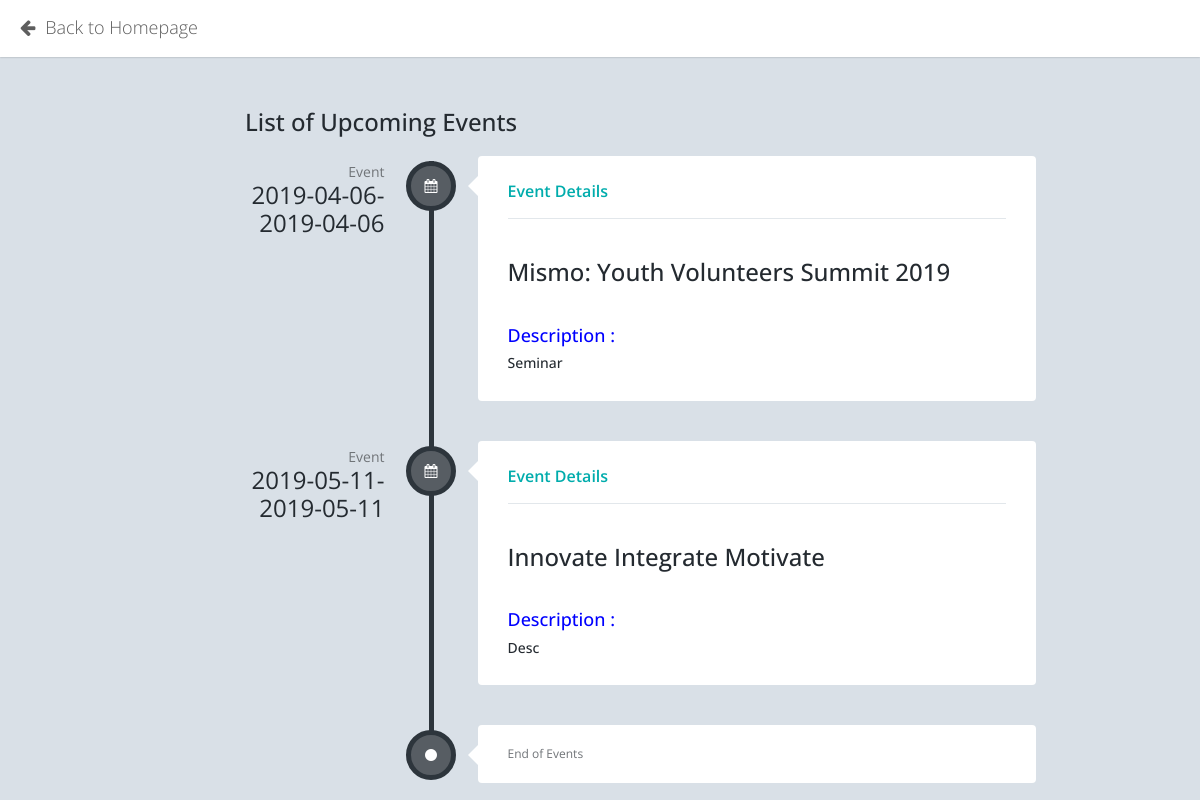
Screenshot of /event_list.php with the database file from the repository.
### tables this page shows
CREATE TABLE `ems_r_event` (
  `re_event_id` int(11) NOT NULL,
  `re_event_name` varchar(50) NOT NULL,
  `re_event_description` varchar(200) NOT NULL,
  `re_event_startdate` date NOT NULL,
  `re_event_enddate` date NOT NULL,
  `re_regfee_mem` decimal(10,2) NOT NULL,
  `re_regfee_nonmem` decimal(10,2) NOT NULL,
  `re_event_status` tinyint(1) NOT NULL DEFAULT '1',
  `re_etype_id` int(11) NOT NULL,
  `re_venue_id` int(11) NOT NULL,
  `re_event_stat` varchar(100) DEFAULT 'Pending'
);

### event_list.php (the view, shortened to what this page needs)
<?php
     include ("dbconnection.php");
?>
<!DOCTYPE html>
<html lang="en">
<head>
	<link href="resources/assets/plugins/jquery-ui/themes/base/minified/jquery-ui.min.css" rel="stylesheet" />
	<link href="resources/assets/plugins/bootstrap/css/bootstrap.min.css" rel="stylesheet" />
	<link href="resources/assets/plugins/font-awesome/css/font-awesome.min.css" rel="stylesheet" />
	<link href="resources/assets/css/animate.min.css" rel="stylesheet" />
	<link href="resources/assets/css/style.min.css" rel="stylesheet" />
	<link href="resources/assets/css/style-responsive.min.css" rel="stylesheet" />
	<link href="resources/assets/css/theme/default.css" rel="stylesheet" id="theme" />
	<link href="resources/assets/plugins/jquery-jvectormap/jquery-jvectormap-1.2.2.css" rel="stylesheet" />
	<link href="resources/assets/plugins/bootstrap-datepicker/css/datepicker.css" rel="stylesheet" />
	<link href="resources/assets/plugins/bootstrap-datepicker/css/datepicker3.css" rel="stylesheet" />
    <link href="resources/assets/plugins/gritter/css/jquery.gritter.css" rel="stylesheet" />
</head>
<body>
		<div id="header" class="header navbar navbar-default navbar-fixed-top">
			<div class="container-fluid">
					<a href="homepage.php" class="navbar-brand" style="margin-bottom: 3px">
						<i class="fa fa-arrow-left" style="margin-right: 5px"></i>
						<span> Back to Homepage </span>
                    </a>
				</div>
			</div>
	<div id="page-container" class="fade page-sidebar-fixed page-header-fixed">
		<div id="content" class="content">
			<br><br>
			<h1 class="page-header">List of Upcoming Events</h1>
			<ul class="timeline">
                 <?php
                                        $view_query = mysqli_query($connection,"SELECT * FROM `ems_r_event` where re_event_stat  = 'Pending'");
                                        while($row = mysqli_fetch_assoc($view_query))
                                {
                                    $name = $row["re_event_name"];
                                    $desc = $row["re_event_description"];
                                    $sdate = $row["re_event_startdate"];
                                    $edate = $row["re_event_enddate"];
                        ?>
			    <li>
			        <div class="timeline-time">
			            <span class="date">Event</span>
			            <span class="time"><?php echo $sdate; ?>-<?php echo $edate; ?></span>
			        </div>
			        <div class="timeline-icon">
			            <a href="javascript:;"><i class="fa fa-calendar"></i></a>
			        </div>
			        <div class="timeline-body">
			            <div class="timeline-header">
			                <span class="username"><a href="javascript:;">Event Details</a> <small></small></span>
			            </div>
			            <div class="timeline-content">
                            <h3><?php echo $name; ?></h3><br>
                            <h4 style="color : blue;">Description :</h4>
                            <h5><?php echo $desc; ?></h5>
			            </div>
			        </div>
			    </li>
                  <?php
                                                 }
                                            ?>
			    <li>
			        <div class="timeline-icon">
			            <a href="javascript:;"><i class="fa fa-circle"></i></a>
			        </div>
			        <div class="timeline-body">
			        	End of Events
			        </div>
			    </li>
			</ul>
		</div>
	</div>
</body>
</html>

### rows the page displays
ems_r_event: re_event_startdate "2019-04-06", re_event_enddate "2019-04-06", re_event_name "Mismo: Youth Volunteers Summit 2019", re_event_description "Seminar"
ems_r_event: re_event_startdate "2019-05-11", re_event_enddate "2019-05-11", re_event_name "Innovate Integrate Motivate", re_event_description "Desc"
